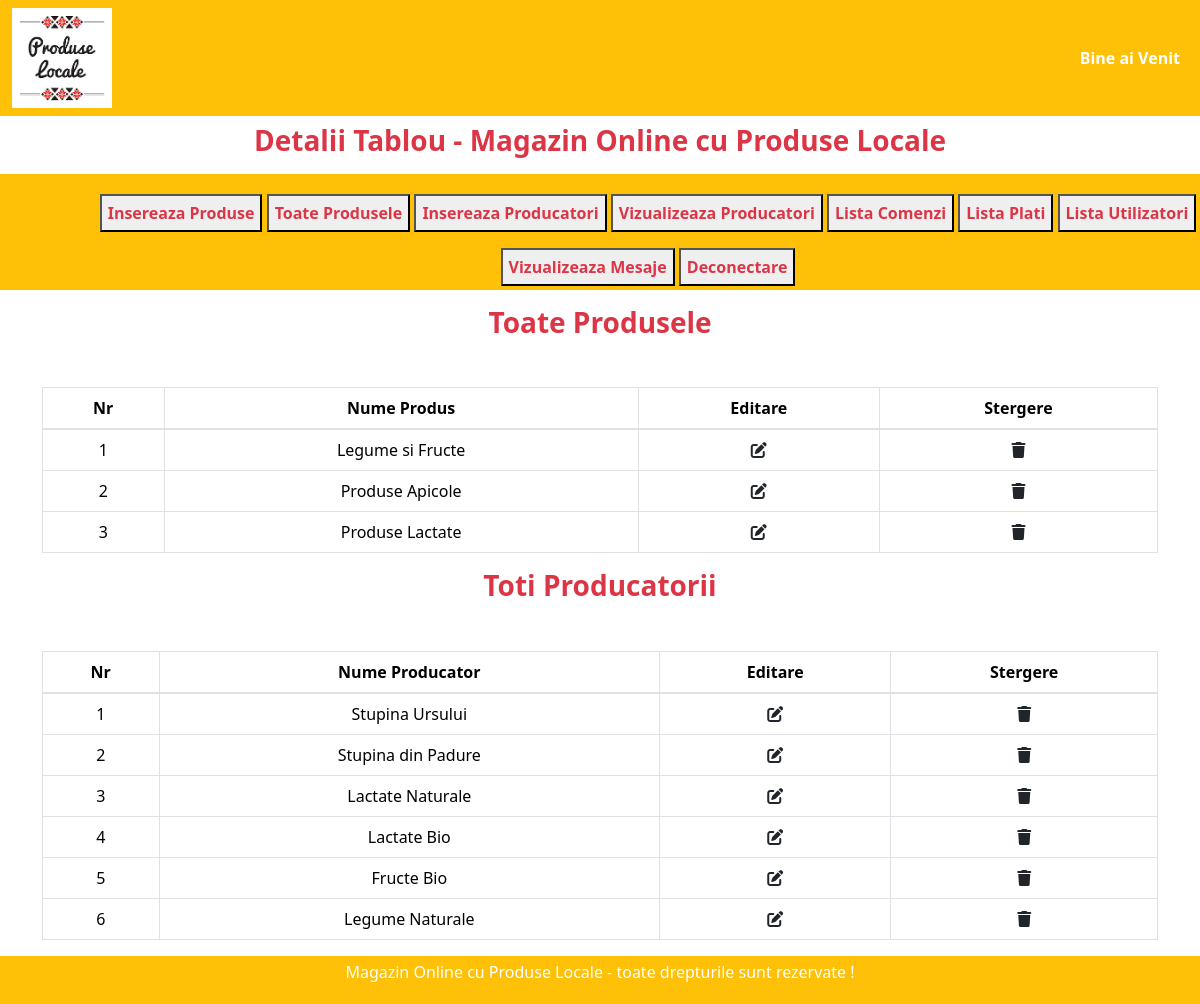
Screenshot of /Licenta2024/magazin_online/admin_area/index.php?view_categ_brands with the database file from the repository.
### tables this page shows
CREATE TABLE `categories` (
  `category_id` int(11) NOT NULL,
  `category_title` varchar(100) NOT NULL
);

CREATE TABLE `brands` (
  `brand_id` int(11) NOT NULL,
  `brand_title` varchar(100) NOT NULL
);

### Licenta2024/magazin_online/admin_area/view_categ_brands.php (the view)
<h3 class="text-center text-danger fw-bold">
        Toate Produsele </h3>
        <table class="table table-bordered mt-5">
            <thead >
                <tr class="text-center">
                    <th> Nr </th>
                    <th> Nume Produs </th>
                    <th> Editare </th>
                    <th> Stergere </th>
                </tr>
            </thead>
            <tbody >
                <?php
                 $select_cat = "SELECT * FROM `categories` ";
                 $result = mysqli_query($con, $select_cat);
                 $number = 0;
                 while($row = mysqli_fetch_assoc($result)){
                    $category_id = $row['category_id'];
                    $category_title = $row['category_title'];
                    $number++;
                ?>
                <tr class="text-center">
                    <td> <?php echo $number; ?> </td>
                    <td> <?php echo $category_title; ?> </td>
                    <td> <a href="index.php?edit_category=<?php echo $category_id ?>" class="text-dark">
                        <i class="fa-solid fa-pen-to-square"> </i> </a> </td>
                    <td> <a href="index.php?delete_category=<?php echo $category_id ?>" class="text-dark">
                        <i class="fa-solid fa-trash"> </i> </a> </td>
                </tr>
                <?php
                    }
                ?>
            </tbody>
        </table>
<h3 class="text-center text-danger fw-bold">
        Toti Producatorii </h3>
        <table class="table table-bordered mt-5">
            <thead >
                <tr class="text-center">
                    <th> Nr </th>
                    <th> Nume Producator </th>
                    <th> Editare </th>
                    <th> Stergere </th>
                </tr>
            </thead>
            <tbody >
                <?php
                 $select_brand = "SELECT * FROM `brands` ";
                 $result = mysqli_query($con, $select_brand);
                 $number = 0;
                 while($row = mysqli_fetch_assoc($result)){
                    $brand_id = $row['brand_id'];
                    $brand_title = $row['brand_title'];
                    $number++;
                ?>
                <tr class="text-center">
                    <td> <?php echo $number; ?> </td>
                    <td> <?php echo $brand_title; ?> </td>
                    <td> <a href="index.php?edit_brands=<?php echo $brand_id ?>"
                    class="text-dark">
                        <i class="fa-solid fa-pen-to-square"> </i> </a> </td>
                    <td> <a href="index.php?delete_brands=<?php echo $brand_id ?>" class="text-dark" >
                        <i class="fa-solid fa-trash"> </i> </a> </td>
                </tr>
                <?php
                    }
                ?>
            </tbody>
        </table>

### Licenta2024/magazin_online/admin_area/index.php (style rules this page uses)
body { overflow-x: hidden; }

### rows the page displays
categories: category_title "Legume si Fructe"
categories: category_title "Produse Apicole"
categories: category_title "Produse Lactate"
brands: brand_title "Stupina Ursului"
brands: brand_title "Stupina din Padure"
brands: brand_title "Lactate Naturale"
brands: brand_title "Lactate Bio"
brands: brand_title "Fructe Bio"
brands: brand_title "Legume Naturale"
